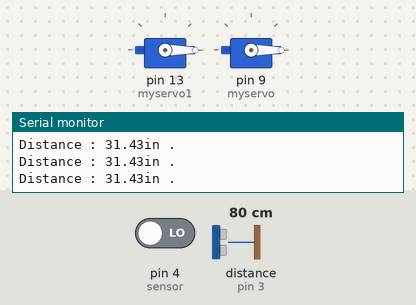
A sketch run on a simulated Arduino Uno, built with avr-gcc and run on an emulated ATmega328P. Shown: 2 × servo, the last lines printed to the serial monitor. Wiring (inferred from the names in the program): ultrasonic range finder: trigger pin 2; echo pin 3. Inputs (shaded band) come from the test bench; at power-on: distance to the obstacle (sensor on pin 3) 80 cm, pin 4 (sensor) LOW. The echo pulse lasts 58.3 µs per cm.

Above: at 1.2 s.
1.3 s: distance to the obstacle (sensor on pin 3) set to 73 cm
At 2.5 s:
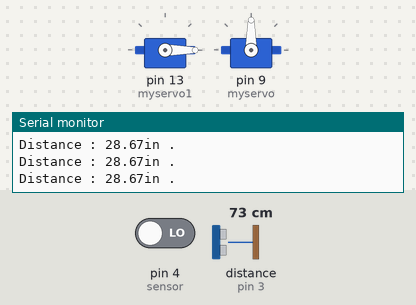
2.8 s: pin 4 (sensor) driven HIGH
At 4.1 s:
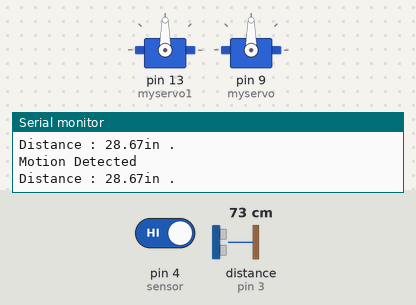
4.4 s: distance to the obstacle (sensor on pin 3) set to 55 cm
5.9 s: distance to the obstacle (sensor on pin 3) set to 48 cm
At 6.9 s:
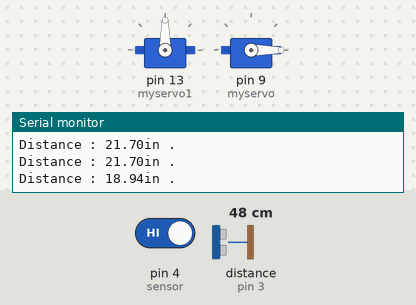
7.7 s: distance to the obstacle (sensor on pin 3) set to 60 cm
At 8.4 s:
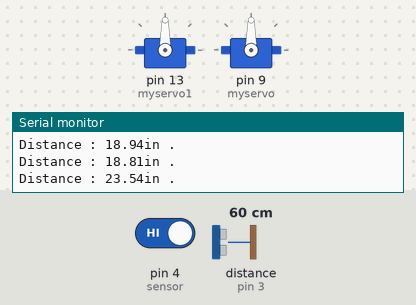
9.2 s: pin 4 (sensor) driven LOW
At 10.7 s:
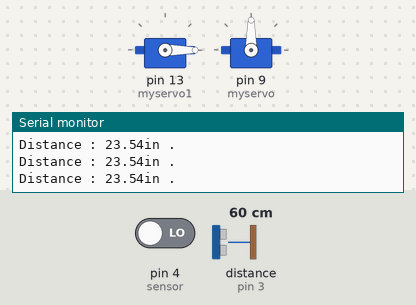
Timing chart, 0 to 12.2 s (numbered marks = the images above; inputs shaded):
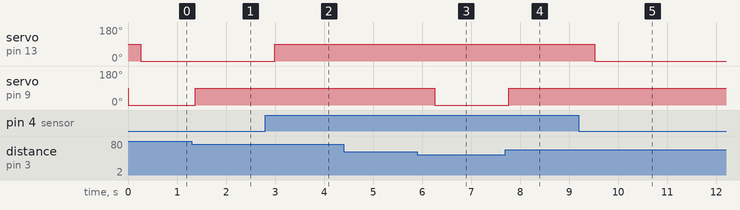

Measured:
- the behaviour switches between 77 and 76 cm on distance to the obstacle (sensor on pin 3) (found by bisection; images 0 and 1)
- the behaviour switches between 51 and 50 cm on distance to the obstacle (sensor on pin 3) (found by bisection; images 2 and 3)
- after the input at 1.3 s, servo on pin 9 (myservo): 0° → 90° after 0.07 s
- after the input at 2.8 s, servo on pin 13 (myservo1): 0° → 90° after 0.19 s
- after the input at 5.9 s, servo on pin 9 (myservo): 90° → 0° after 0.36 s
- after the input at 7.7 s, servo on pin 9 (myservo): 0° → 90° after 0.07 s
- after the input at 9.2 s, servo on pin 13 (myservo1): 90° → 0° after 0.33 s

The sketch:

ass_presentation_marupa_akter_183_15_2309_pc_a1.ino
```cpp
#include <Servo.h>
Servo myservo;
Servo myservo1;
int trigger=2;
int sensor=4;
int state=LOW;
int val=0;
int echo=3;

void setup(){
  pinMode(sensor,INPUT);
  myservo1.attach(13);
  pinMode(trigger, OUTPUT);
  pinMode(echo, INPUT);
  myservo.attach(9); // servo pin no =9. j kono pwm pin er sathe connect korte hbe
  Serial.begin(9600);

}

void loop()
{

  float duration, cm, inc;
  digitalWrite(trigger,LOW);
  delayMicroseconds(2);
  digitalWrite(trigger,HIGH);
  delayMicroseconds(10);
   digitalWrite(trigger,LOW);
  duration= pulseIn (echo, HIGH);
 cm=(duration/2)/29.1;
  inc= cm/2.54;

  if(inc >=20 && inc <=30)
  {

    myservo.write(90);
  }
  else
  {
    myservo.write(0);

  }


  Serial.print("Distance : ");
  Serial.print(inc);
  Serial.println("in .");
  delay(250); // Wait for 100 millisecond(s)


  val=digitalRead(sensor);
  if(val==HIGH)
  {
    myservo1.write(90);
    delay(500);


   if(state==LOW)
  {
     Serial.println("Motion Detected");
      myservo1.write(90);
     state=HIGH;
      delay(500);


   }


  }

  else
  {
    digitalWrite(LED_BUILTIN, LOW);
     myservo1.write(0);
    delay(200);

     if(state==HIGH)
  {
     Serial.println("Motion Stopped");
        myservo1.write(0);
        state= LOW;
  }


  }


  }
```
